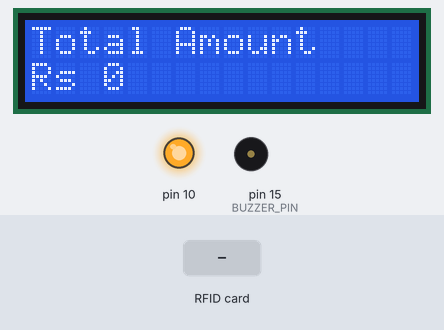
This sketch was run on a simulated Arduino Uno, built with avr-gcc and run on an emulated ATmega328P. Parts: 16×2 character LCD, output pins drawn as LEDs (lit = HIGH), buzzer (waves = sounding, pin HIGH). The inputs (shaded band) are chosen by the test bench. What the sketch prints to the serial monitor is not drawn.

Above: at 3.3 s.
3.4 s: RFID card D3 A1 B2 C4 held to the reader
At 4.3 s:
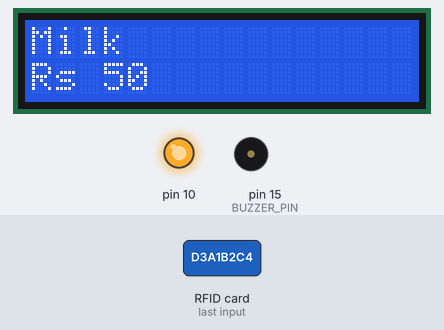
6.4 s: RFID card A1 B2 C3 D4 held to the reader
At 7.4 s:
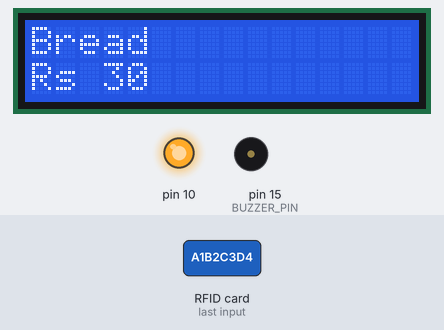
9.4 s: RFID card 11 22 33 44 held to the reader
At 10.3 s:
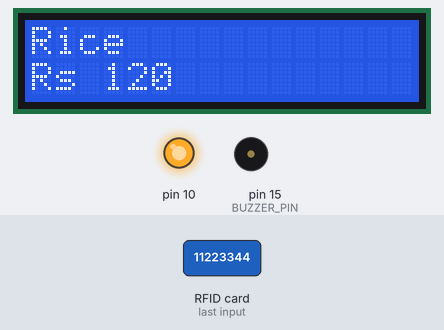
12.4 s: RFID card 5E 7A 19 C4 held to the reader
At 13.4 s:
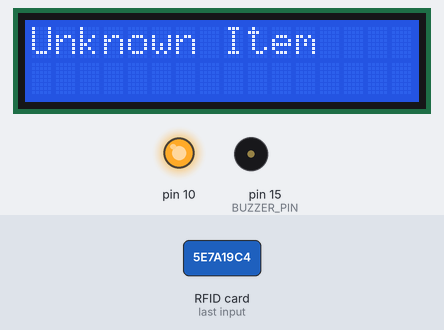
Timing chart, 0 to 15.4 s (numbered marks = the images above; inputs shaded):
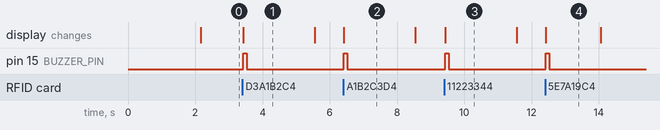

Measured:
- after the input at 3.4 s, pin 15 (BUZZER_PIN): LOW → HIGH at once, → LOW 0.10 s later; the display: changes at once (image 1)
- after the input at 6.4 s, pin 15 (BUZZER_PIN): LOW → HIGH at once, → LOW 0.10 s later; the display: changes at once (image 2)
- after the input at 9.4 s, pin 15 (BUZZER_PIN): LOW → HIGH at once, → LOW 0.10 s later; the display: changes at once (image 3)
- after the input at 12.4 s, pin 15 (BUZZER_PIN): LOW → HIGH at once, → LOW 0.10 s later; the display: changes at once (image 4)
- what the display in image 1 shows lasts 2.2 s, from 3.4 s to 5.6 s
- what the display in image 4 shows lasts 1.6 s, from 12.4 s to 14.0 s

The sketch:

sketch_jun8a.ino
```cpp
#include <SPI.h>
#include <MFRC522.h>
#include <Wire.h>
#include <LiquidCrystal_I2C.h>

#define SS_PIN 5
#define RST_PIN 4

#define BUZZER_PIN 15
#define BUTTON_PIN 13

MFRC522 rfid(SS_PIN, RST_PIN);

LiquidCrystal_I2C lcd(0x27, 16, 2);

int totalBill = 0;

// RFID UID -> Product Database
struct Product {
  String uid;
  String name;
  int price;
};

Product products[] = {
  {"D3A1B2C4", "Milk", 50},
  {"A1B2C3D4", "Bread", 30},
  {"11223344", "Rice", 120},
  {"55667788", "Sugar", 60}
};

int numProducts = sizeof(products) / sizeof(products[0]);

void beep()
{
  digitalWrite(BUZZER_PIN, HIGH);
  delay(100);
  digitalWrite(BUZZER_PIN, LOW);
}

String getUID()
{
  String uid = "";

  for (byte i = 0; i < rfid.uid.size; i++)
  {
    if (rfid.uid.uidByte[i] < 0x10)
      uid += "0";

    uid += String(rfid.uid.uidByte[i], HEX);
  }

  uid.toUpperCase();
  return uid;
}

void showTotal()
{
  lcd.clear();
  lcd.setCursor(0,0);
  lcd.print("Total Amount");

  lcd.setCursor(0,1);
  lcd.print("Rs ");
  lcd.print(totalBill);
}

void setup()
{
  Serial.begin(115200);

  SPI.begin();
  rfid.PCD_Init();

  pinMode(BUZZER_PIN, OUTPUT);

  pinMode(BUTTON_PIN, INPUT_PULLUP);

  lcd.init();
  lcd.backlight();

  lcd.clear();
  lcd.setCursor(0,0);
  lcd.print("Smart Checkout");

  lcd.setCursor(0,1);
  lcd.print("Scan Item");

  delay(2000);

  showTotal();
}

void loop()
{
  // Reset Bill Button
  if(digitalRead(BUTTON_PIN) == LOW)
  {
    totalBill = 0;

    lcd.clear();
    lcd.setCursor(0,0);
    lcd.print("Bill Reset");

    beep();

    delay(1500);

    showTotal();
  }

  // RFID Card Detection
  if (!rfid.PICC_IsNewCardPresent())
    return;

  if (!rfid.PICC_ReadCardSerial())
    return;

  String scannedUID = getUID();

  Serial.print("UID: ");
  Serial.println(scannedUID);

  bool found = false;

  for(int i=0; i<numProducts; i++)
  {
    if(scannedUID == products[i].uid)
    {
      totalBill += products[i].price;

      lcd.clear();

      lcd.setCursor(0,0);
      lcd.print(products[i].name);

      lcd.setCursor(0,1);
      lcd.print("Rs ");
      lcd.print(products[i].price);

      beep();

      delay(2000);

      showTotal();

      found = true;
      break;
    }
  }

  if(!found)
  {
    lcd.clear();

    lcd.setCursor(0,0);
    lcd.print("Unknown Item");

    beep();

    delay(1500);

    showTotal();
  }

  rfid.PICC_HaltA();
}
```
